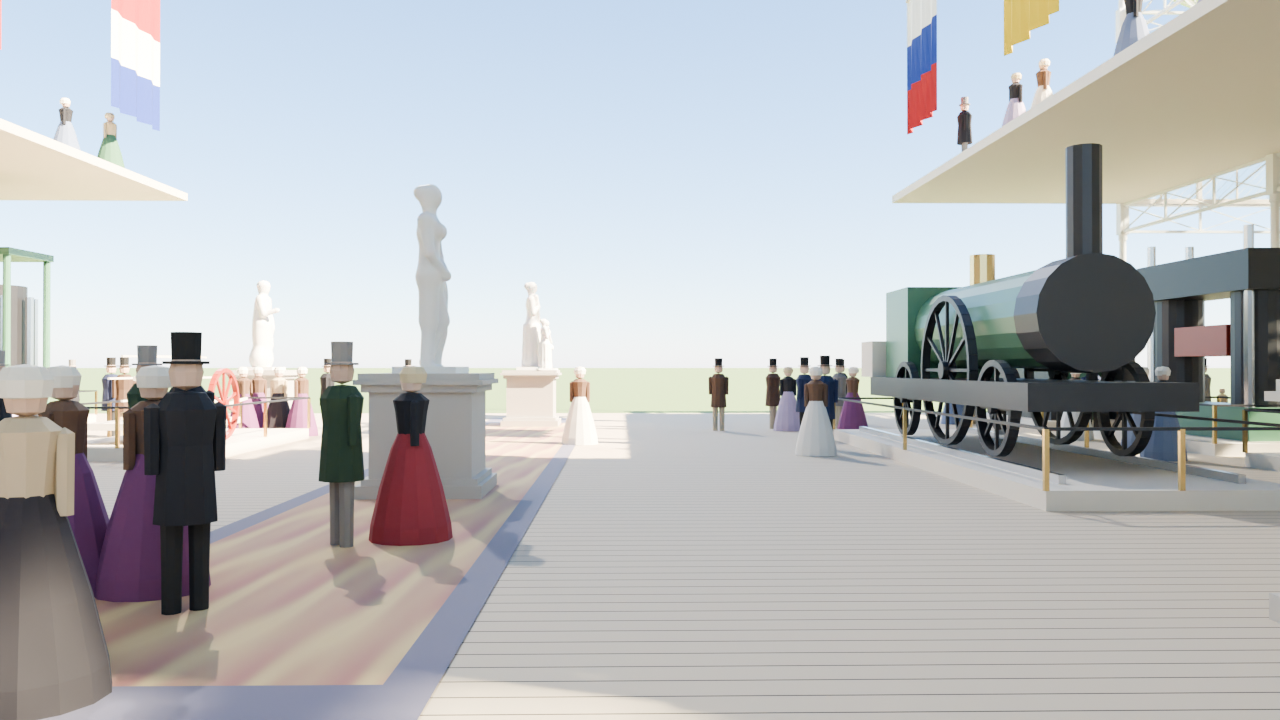
#> input picture course-models/crystal-palace-1851-transept-grok/renders/r09/CP023_into_nave_start.png, 1280 x 720 px, found by its file name
$ python cp023_boots_pairs.py
#> lines starting #> are read from the running program, lines starting #| are printed output that depends on the picture
"""Before/after pair for the 2026-11-01 CP023 boots-only START candidate (CANDIDATE only; no keep/revert).
Before = live CP023 start (renders/candidates/cp023_dressing_20261101/full: r11_envelope_v2, exp -0.9, crowd dressing).
After  = renders/candidates/cp023_boots_20261101 (same blend/settings + --cp023-boots, no --cp023-foreground).
Also writes a lower-45% detail pair for judging boots."""
import os
from PIL import Image, ImageDraw, ImageStat
ROOT = os.path.dirname(os.path.dirname(os.path.abspath(__file__)))
A = os.path.join(ROOT, "renders/candidates/cp023_dressing_20261101/full/CP023_into_nave_start.png")
B = os.path.join(ROOT, "renders/candidates/cp023_boots_20261101/CP023_into_nave_start.png")
OUT = "/workspace/crystal-palace-survey/look/pairs_geo"
H = 720; GAP = 10

def sheet(ims, labels, path):
    ims = [im.resize((round(im.width * H / im.height), H), Image.LANCZOS) for im in ims]
    s = Image.new("RGB", (ims[0].width + GAP + ims[1].width, H), (255, 255, 255))
    s.paste(ims[0], (0, 0)); s.paste(ims[1], (ims[0].width + GAP, 0))
    d = ImageDraw.Draw(s)
    for x, t in ((6, labels[0]), (ims[0].width + GAP + 6, labels[1])):
        d.rectangle([x - 4, 4, x + 7 * len(t), 20], fill=(0, 0, 0)); d.text((x, 6), t, fill=(255, 255, 255))
    s.save(path); print(path)

ims = [Image.open(p).convert("RGB") for p in (A, B)]
#> ims = 2 items
lum = [ImageStat.Stat(im.convert("L")).mean[0] for im in ims]
#> lum = [186.9, 186.9]
sheet(ims, (f"LIVE CP023_into_nave_start  exp -0.9  luma {lum[0]:.1f}",
            f"CANDIDATE boots only  exp -0.9  luma {lum[1]:.1f}"),
      os.path.join(OUT, "CANDIDATE_CP023_bootsonly_start_pair.png"))
#> in sheet, `ims = [im.resize((round(im.width * H / im.height), H), Image.LANCZOS) ..`: ims = 2 items
#> in sheet, `s = Image.new("RGB", (ims[0].width + GAP + ims[1].width, H), (255, 255..`: s: PIL image 2570x720 RGB; every value is 255
#> in sheet, `s.paste(ims[0], (0, 0))`:
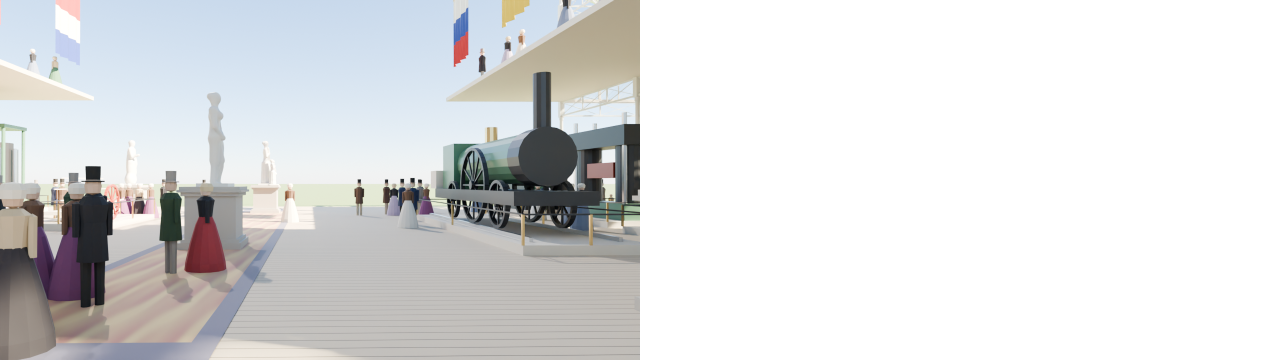
#> s: PIL image 2570x720 RGB (shown at 1/2 size); mean R, G, B 220.6, 221.2, 221.8
#> in sheet, `s.paste(ims[1], (ims[0].width + GAP, 0))`:
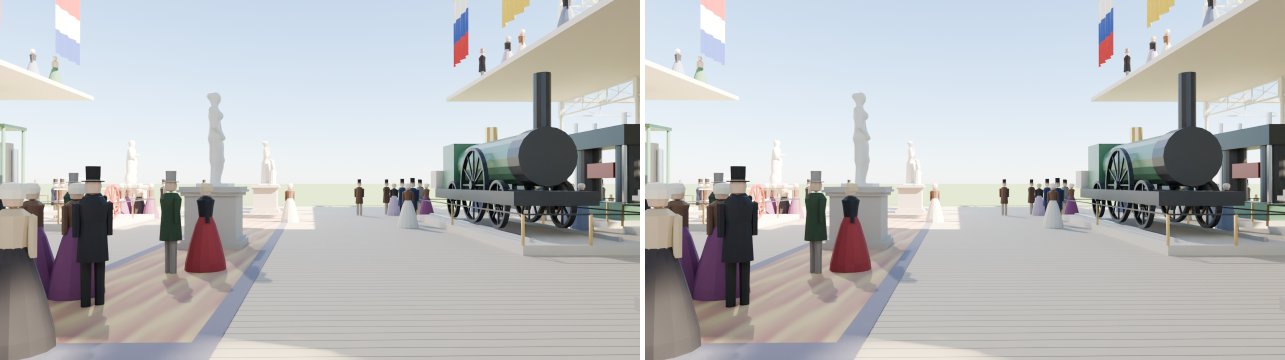
#> s: PIL image 2570x720 RGB (shown at 1/2 size); mean R, G, B 186.2, 187.4, 188.7
#> in sheet, `s.save(path)`:
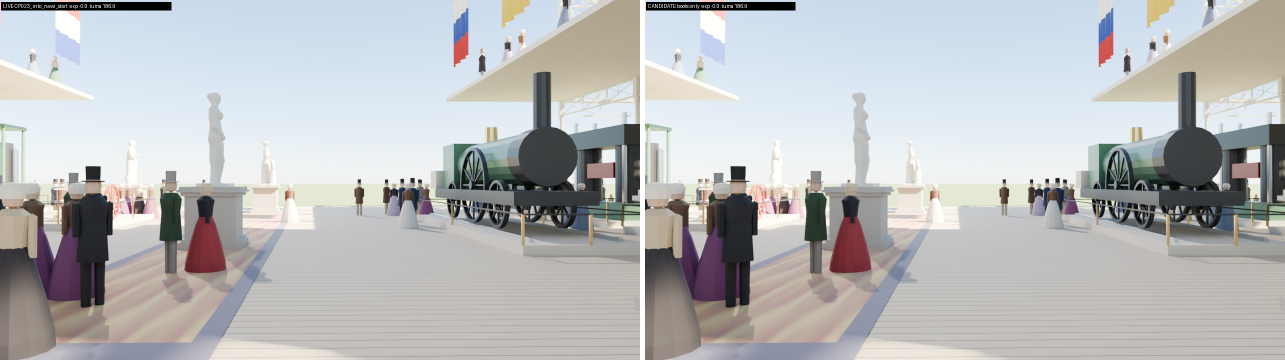
#> saved as CANDIDATE_CP023_bootsonly_start_pair.png: PIL image 2570x720 RGB (shown at 1/2 size); mean R, G, B 185.1, 186.2, 187.4
#| /workspace/crystal-palace-survey/look/pairs_geo/CANDIDATE_CP023_bootsonly_start_pair.png
w, h = ims[0].size
#> w = 1280; h = 720
crops = [im.crop((0, int(h * 0.55), w, h)) for im in ims]
#> crops = 2 items
sheet(crops, ("LIVE start lower 45%", "CANDIDATE boots only lower 45%"),
      os.path.join(OUT, "CANDIDATE_CP023_bootsonly_start_lowerdetail_pair.png"))
#> in sheet (call 2), `s = Image.new("RGB", (ims[0].width + GAP + ims[1].width, H), (255, 255..`: s: PIL image 5698x720 RGB; every value is 255
#> in sheet (call 2), `s.paste(ims[0], (0, 0))`:
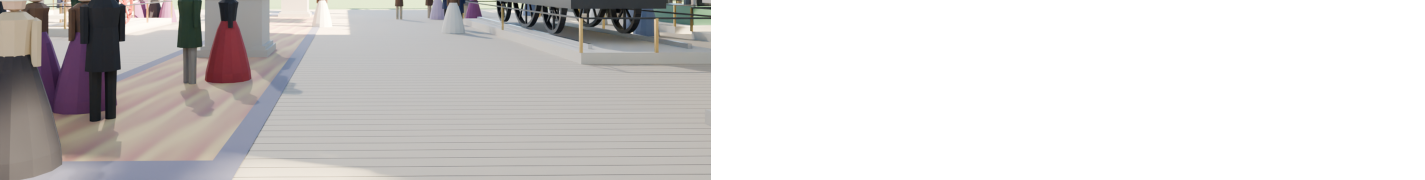
#> s: PIL image 5698x720 RGB (shown at 1/4 size); mean R, G, B 211.2, 208.6, 207.7
#> in sheet (call 2), `s.paste(ims[1], (ims[0].width + GAP, 0))`:
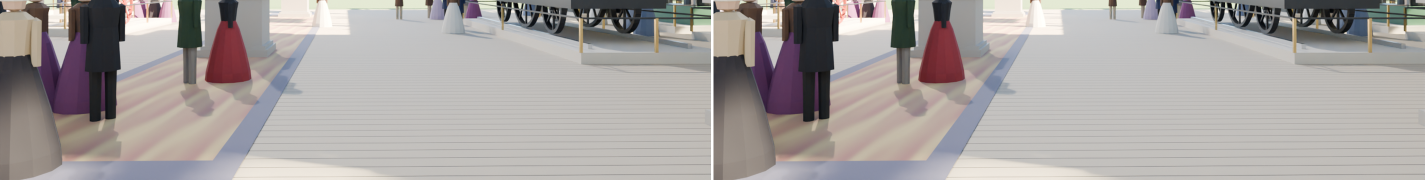
#> s: PIL image 5698x720 RGB (shown at 1/4 size); mean R, G, B 167.4, 162.2, 160.3
#> in sheet (call 2), `s.save(path)`:
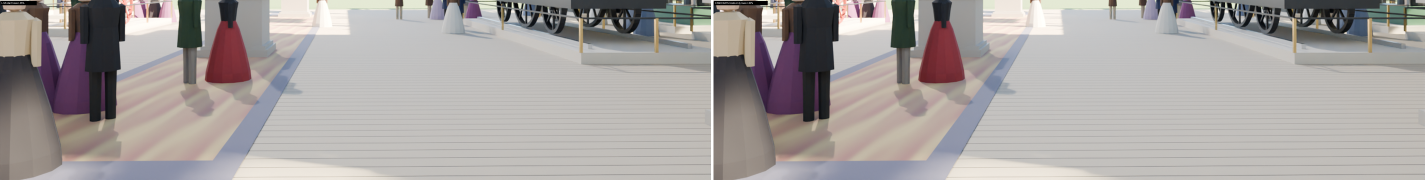
#> saved as CANDIDATE_CP023_bootsonly_start_lowerdetail_pair.png: PIL image 5698x720 RGB (shown at 1/4 size); mean R, G, B 167.1, 162, 160.2
#| /workspace/crystal-palace-survey/look/pairs_geo/CANDIDATE_CP023_bootsonly_start_lowerdetail_pair.png
print("luma", round(lum[0], 1), "->", round(lum[1], 1))
#| luma 186.9 -> 186.9

$ run again, with course-models/crystal-palace-1851-transept-grok/renders/r09/REV_int_up_start.png copied over course-models/crystal-palace-1851-transept-grok/renders/r09/CP023_into_nave_start.png
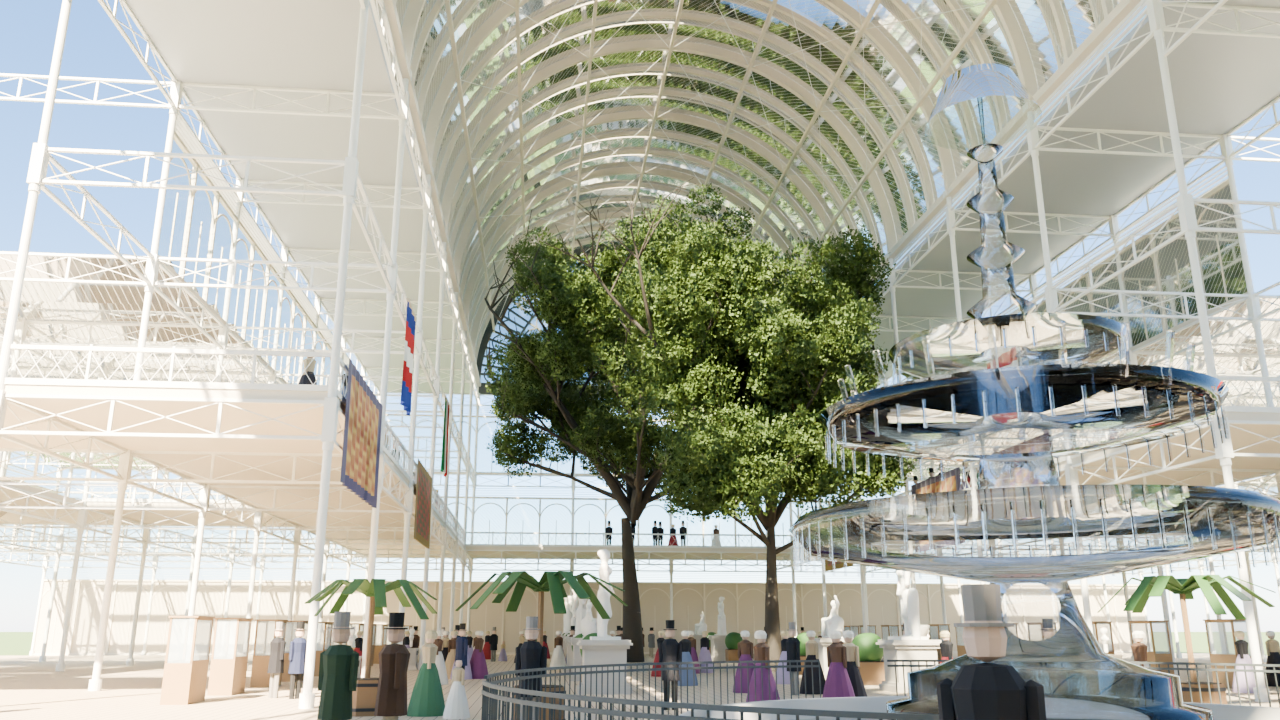
#> input picture course-models/crystal-palace-1851-transept-grok/renders/r09/REV_int_up_start.png, 1280 x 720 px, found by its file name
#> `ims = [Image.open(p).convert("RGB") for p in (A, B)]`: ims = 2 items
#> lum = [172.1, 172.1]
#> in sheet, `ims = [im.resize((round(im.width * H / im.height), H), Image.LANCZOS) ..`: ims = 2 items
#> in sheet, `s.save(path)`:
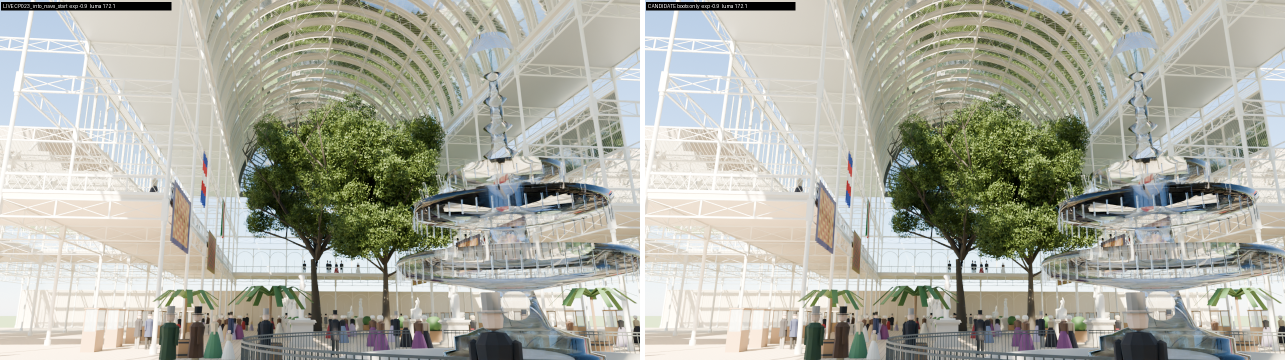
#> saved as CANDIDATE_CP023_bootsonly_start_pair.png: PIL image 2570x720 RGB (shown at 1/2 size); mean R, G, B 171.9, 172.8, 161.4
#| /workspace/crystal-palace-survey/look/pairs_geo/CANDIDATE_CP023_bootsonly_start_pair.png
#> in sheet (call 2), `s.save(path)`:
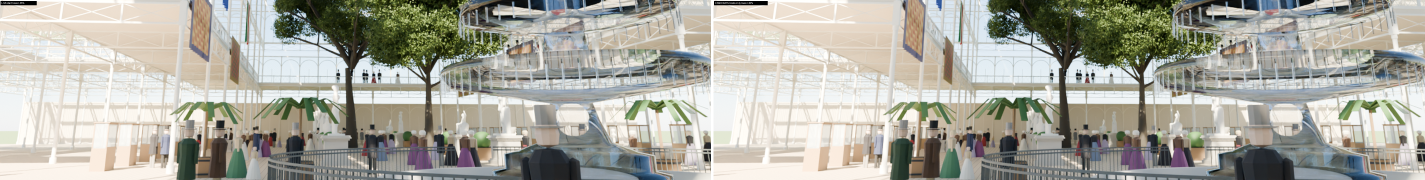
#> saved as CANDIDATE_CP023_bootsonly_start_lowerdetail_pair.png: PIL image 5698x720 RGB (shown at 1/4 size); mean R, G, B 171.2, 170.3, 160.6
#| /workspace/crystal-palace-survey/look/pairs_geo/CANDIDATE_CP023_bootsonly_start_lowerdetail_pair.png
#| luma 172.1 -> 172.1
